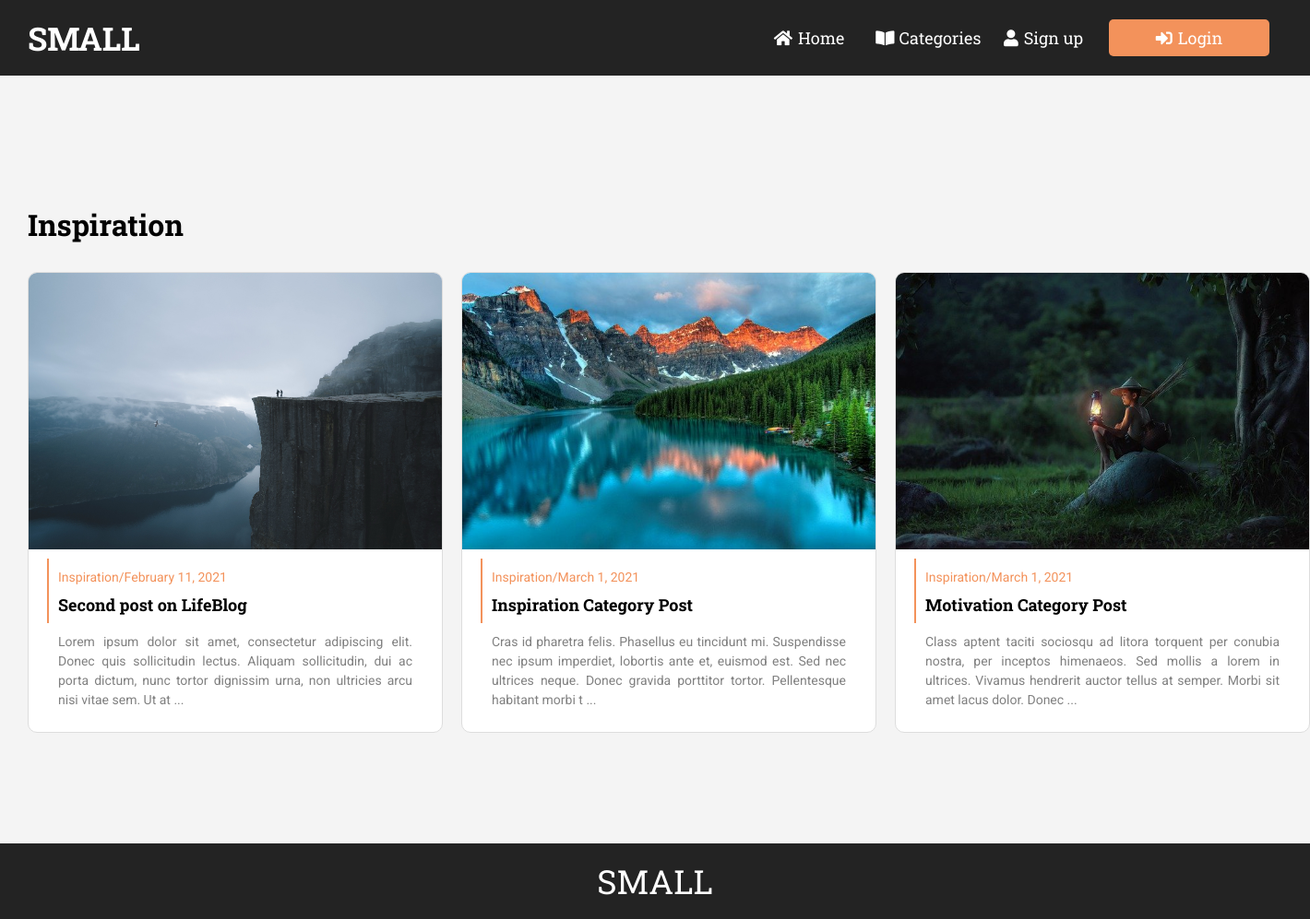
The page /blog/category.php?topic=1 on the database its author committed.
### tables this page shows
CREATE TABLE `topics` (
  `id` int(11) NOT NULL,
  `name` varchar(255) DEFAULT NULL,
  `slug` varchar(255) DEFAULT NULL
);

CREATE TABLE `posts` (
  `id` int(11) NOT NULL,
  `user_id` int(11) DEFAULT NULL,
  `title` varchar(255) NOT NULL,
  `slug` varchar(255) NOT NULL,
  `views` int(11) NOT NULL DEFAULT '0',
  `image` varchar(255) NOT NULL DEFAULT 'defaultpostimg.png',
  `body` text NOT NULL,
  `published` tinyint(1) NOT NULL DEFAULT '0',
  `created_at` timestamp NOT NULL DEFAULT CURRENT_TIMESTAMP,
  `updated_at` timestamp NULL DEFAULT NULL ON UPDATE CURRENT_TIMESTAMP
);

### blog/include/public_functions.php (called while the page is built, shortened)
<?php
function getPostTopic($post_id){
	global $conn;
	$sql = "SELECT * FROM topics WHERE id=
			(SELECT topic_id FROM post_topic WHERE post_id=$post_id) LIMIT 1";
	$result = mysqli_query($conn, $sql);
	$topic = mysqli_fetch_assoc($result);
	return $topic;
}
function getPublishedPostsByTopic($topic_id) {
	global $conn;
	$sql = "SELECT * FROM posts ps
			WHERE ps.id IN
			(SELECT pt.post_id FROM post_topic pt
				WHERE pt.topic_id=$topic_id GROUP BY pt.post_id
				HAVING COUNT(1) = 1)";
	$result = mysqli_query($conn, $sql);
	$posts = mysqli_fetch_all($result, MYSQLI_ASSOC);
	$final_posts = array();
	foreach ($posts as $post) {
		$post['topic'] = getPostTopic($post['id']);
		array_push($final_posts, $post);
	}
	return $final_posts;
}
function getTopicNameById($id)
{
	global $conn;
	$sql = "SELECT name FROM topics WHERE id=$id";
	$result = mysqli_query($conn, $sql);
	$topic = mysqli_fetch_assoc($result);
	return $topic['name'];
}
?>

### blog/category.php (the view, shortened to what this page needs)
<?php require_once('config.php')?>
<?php include('include/public_functions.php'); ?>
<?php include( ROOT_PATH . '/include/header_section.php')?>
<?php
	if (isset($_GET['topic'])) {
		$topic_id = $_GET['topic'];
		$posts = getPublishedPostsByTopic($topic_id);
	}
?>
</head>
<body>
<?php include( ROOT_PATH . '/include/navbar.php')?>
<main class="main-category">
    <div class="container">
    <h1 class="topic"><?php echo getTopicNameById($topic_id);?></h1>
    <div class="category-slots">
    <?php foreach ($posts as $post): ?>
        <a href="article.php?post-slug=<?php echo $post['slug']; ?>">
        <div class="category-page">
            <div class="category-pic">
            <img src="<?php echo BASE_URL . '/static/img/' . $post['image']; ?>" alt="4">
            </div>
            <div class="text-container">
                <div class="border">
                    <h4 class="category"><?php echo getTopicNameById($topic_id) . "/" . date("F j, Y ", strtotime($post["created_at"]));?></h4>
                    <h3 class="category-article-title"><?php echo $post['title'] ?></h3>
                </div>
                <p class="category-text"><?php echo substr($post['body'], 0, 200) . " ...";?> </p>
            </div>
        </div> </a>
    <?php endforeach ?>
</div>
</main>
<?php include( ROOT_PATH . '/include/footer.php') ?>

### blog/include/header_section.php (shortened to what this page needs)
<!DOCTYPE html>
<html lang="en">
  <head>
    <link rel="stylesheet" href="https://use.fontawesome.com/releases/v5.15.2/css/all.css">
    <link rel="stylesheet" href="static/css/style.css" />

### blog/include/navbar.php (shortened to what this page needs)
<header>
    <div class="container">
    <nav>
        <a href="index.php?page=1"><h1 class="logo">small</h1></a>
        <ul>
        <li><a href="index.php?page=1"><i class="fas fa-home"></i>Home</a></li>
        <li class="li-c"><div class="dropdown">
            <button class="dropdown-button"><i class="fas fa-book-open"></i>Categories</button>
        </div></li>
        <li>
            <?php if (isset($_SESSION['user'])){
               echo "<a id='profile-link' class='logout-btn' href='profile.php'><i class=\"fas fa-user\"></i>Profile</a>";
            }else{
                echo "<a href=\"signup.php\"><i class=\"fas fa-user\"></i>Sign up</a>";
            }
            ?>
        </li>
        <li>
            <?php if (isset($_SESSION['user'])){
               echo "<a id='logout' class='btn' href='logout.php'><i class=\"fas fa-sign-out-alt\"></i>Logout</a>";
            }else{
              echo  "<a id=\"login\" class=\"btn\" href=\"login.php\"><i class=\"fas fa-sign-in-alt\"></i>Login</a>";
            }
            ?>
       </li>
        </ul>
    </nav>
    </div>
</header>

### blog/include/footer.php (shortened to what this page needs)
<footer class="main-footer">
        <p>Small</p>
    </footer>
  </body>
</html>

### blog/static/css/style.css (style rules this page uses)
:root { --slab: "Roboto Slab", serif; --regular: "Roboto", sans-serif; --primary: #f3925b; }
* { padding: 0; margin: 0; box-sizing: border-box; }
body { font-family: var(--regular); background: #f4f4f4; }
a { text-decoration: none; }
ul { list-style: none; }
img { width: 100%; height: 100%; object-fit: cover; }
.container { max-width: 1400px; width: 100%; margin: auto; padding: 0 20px; }
.btn { display: inline-block; min-width: 174px; height: 40px; text-align: center; background: #f3925b; color: #fff; line-height: 40px; border-radius: 5px; border: none; cursor: pointer; }
header { background: #232323; height: 82px; }
header a { color: #fff; font-family: var(--slab); }
header .logo { text-transform: uppercase; font-size: 35px; }
header .container { height: 100%; }
header nav { display: flex; align-items: center; justify-content: space-between; height: 100%; }
header nav a { font-size: 18px; }
header nav ul li a i { margin-right: 6px; }
header nav ul { display: flex; height: 100%; }
header nav ul li { height: 100%; display: flex; align-items: center; }
header nav ul li a { display: inline-block; min-width: 86px; margin: 0 14px; }
.li-c { margin: 0 5px; }
.dropdown { position: relative; display: inline-block; background: transparent; color: #fff; border-radius: 5px 5px 0 0; }
.dropdown-button > i { display: inline-block; margin-right: 5px; }
.dropdown-button { font-size: 18px; font-family: var(--slab); background: transparent; color: #fff; min-width: 125.25px; text-align: center; border: none; cursor: pointer; padding: 10px 0; outline: none; }
.main-footer { height: 82px; text-align: center; color: #fff; background: #232323; line-height: 82px; font-size: 36px; font-family: var(--slab); text-transform: uppercase; }
.main-category .container { max-width: 1400px; margin: auto; }
.main-category { padding: 140px 0 90px; background: #f4f4f4; }
.topic { font-family: var(--slab); text-align: left; }
.category-slots { display: grid; grid-template-columns: repeat(3, 1fr); grid-gap: 20px; justify-content: space-around; width: 100%; margin: auto; padding: 30px 0px; }
.category-page { height: 500px; min-width: 450px; background-color: white; background: #fff; border-radius: 10px; border: 1px solid #ddd; overflow: hidden; }
.text-container { margin: 0px 20px 10px; line-height: 30px; }
.category-slots .category-pic { overflow: hidden; height: 300px; }
.category-slots .category { text-align: left; color: var(--primary); font-size: 14px; font-weight: 400; }
.category-slots .category-article-title { text-align: left; font-size: 18px; font-family: var(--slab); color: #000; }
.border { border-left: 2px solid var(--primary); padding: 5px 10px; margin-bottom: 10px; }
.text-container { padding: 10px 0px; }
.category-text { padding: 0px 12px; text-align: justify; font-size: 14px; color: grey; line-height: 1.5; }

### rows shown on the page
topics: name "Inspiration"
posts: image (picture), topics.name "Inspiration", created_at "February 11, 2021", title "Second post on LifeBlog", body "Lorem ipsum dolor sit amet, consectetur adipiscing elit. Donec quis sollicitudin lectus. Aliquam sollicitudin, dui ac porta dictum, nunc tortor dignissim urna, non ultricies arcu nisi vitae sem. Ut at"
posts: image (picture), topics.name "Inspiration", created_at "March 1, 2021", title "Inspiration Category Post", body "Cras id pharetra felis. Phasellus eu tincidunt mi. Suspendisse nec ipsum imperdiet, lobortis ante et, euismod est. Sed nec ultrices neque. Donec gravida porttitor tortor. Pellentesque habitant morbi t"
posts: image (picture), topics.name "Inspiration", created_at "March 1, 2021", title "Motivation Category Post", body "Class aptent taciti sociosqu ad litora torquent per conubia nostra, per inceptos himenaeos. Sed mollis a lorem in ultrices. Vivamus hendrerit auctor tellus at semper. Morbi sit amet lacus dolor. Donec"
